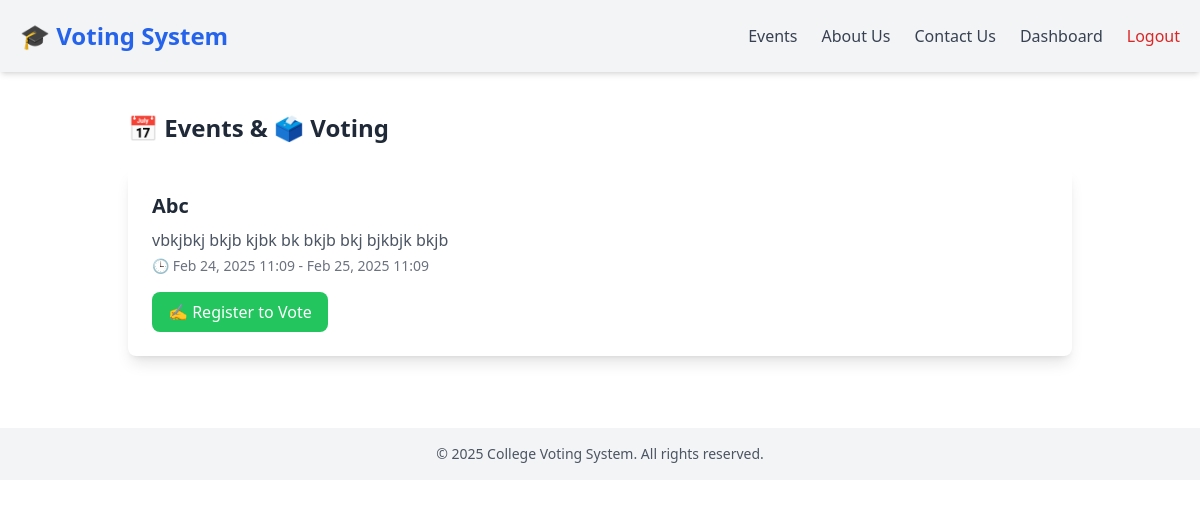
The app's page /users/dashboard/ (signed in), older data.
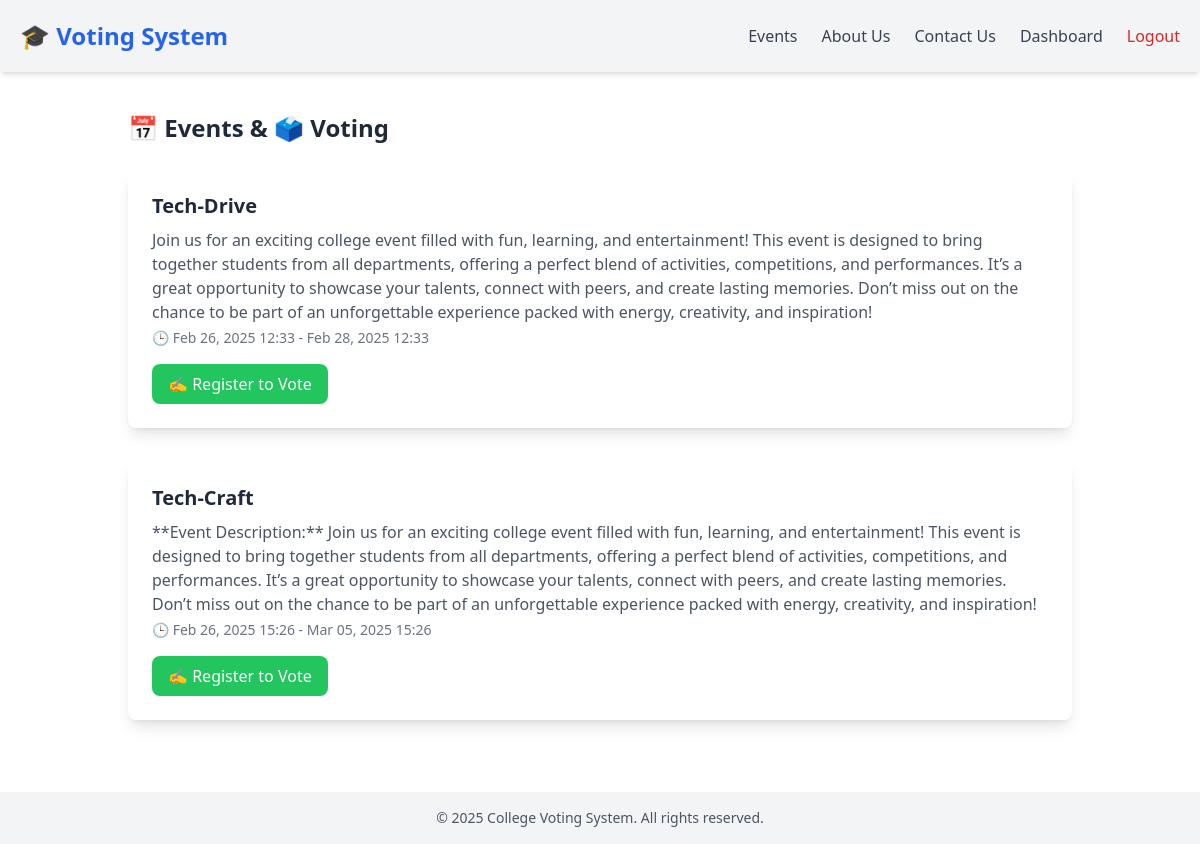
The same page, newer data.
### events/models.py (models this page shows, shortened)
class Event(models.Model):
    name = models.CharField(max_length=255)
    description = models.TextField()
    start_time = models.DateTimeField()
    end_time = models.DateTimeField()

### users/views.py (the view)
# urls.py: path('dashboard/', user_dashboard, name='dashboard'),
@login_required(login_url='login')
def user_dashboard(request):
    user = request.user
    events = Event.objects.all()  # Get all events
    user_votes = Vote.objects.filter(user=user)  # Get user votes
    voted_event_ids = user_votes.values_list('event_id', flat=True)
    context = {
        'user': user,
        'events': events,
        'voted_event_ids': voted_event_ids
    }
    return render(request, 'users/dashboard.html', context)

### users/templates/users/dashboard.html
{% extends 'base.html' %}
{% block content %}
<div class="container mx-auto p-6">
    <h2 class="text-2xl font-bold mb-6 text-gray-800 dark:text-white">📅 Events & 🗳️ Voting</h2>
    {% for event in events %}
        <div class="bg-white dark:bg-gray-800 p-6 rounded-lg shadow-lg mb-8">
            <h3 class="text-xl font-semibold mb-2">{{ event.name }}</h3>
            <p class="text-gray-600 dark:text-gray-300">{{ event.description }}</p>
            <p class="text-sm text-gray-500 mt-1">
                🕒 {{ event.start_time|date:"M d, Y H:i" }} - {{ event.end_time|date:"M d, Y H:i" }}
            </p>
            {% if event in registered_events %}
                <p class="text-green-500 mt-3 font-medium">✅ Registered</p>
                {% if event.id in voted_events %}
                    <p class="text-blue-500 mt-2">🗳️ You have already voted in this event.</p>
                {% else %}
                    <h4 class="text-lg font-semibold mt-4">Candidates:</h4>
                    <div class="grid grid-cols-1 md:grid-cols-2 lg:grid-cols-3 gap-4 mt-4">
                        {% for candidate in event.event_candidates.all %}
                            <div class="bg-gray-100 dark:bg-gray-700 p-4 rounded-lg shadow hover:shadow-lg transition">
                                <h5 class="text-lg font-semibold">{{ candidate.user.username }}</h5>
                                <p class="text-gray-600 dark:text-gray-300">{{ candidate.bio }}</p>
                                <a href="{% url 'vote_for_candidate' event.id candidate.id %}"
                                   class="block mt-3 bg-blue-500 text-white text-center py-2 rounded-lg hover:bg-blue-600 transition">
                                    🗳️ Vote
                                </a>
                            </div>
                        {% empty %}
                            <p class="text-gray-500">No candidates available for this event.</p>
                        {% endfor %}
                    </div>
                {% endif %}
            {% else %}
                <a href="{% url 'register_for_event' event.id %}"
                   class="mt-4 inline-block bg-green-500 text-white px-4 py-2 rounded-lg hover:bg-green-600 transition">
                    ✍️ Register to Vote
                </a>
            {% endif %}
        </div>
    {% empty %}
        <p class="text-gray-500 text-center">No events available at the moment.</p>
    {% endfor %}
</div>
{% endblock %}

Row changes from the older to the newer data that the page shows:
removed Event: name "Abc", description "vbkjbkj bkjb kjbk bk bkjb bkj bjkbjk bkjb", start_time "Feb 24, 2025 11:09", end_time "Feb 25, 2025 11:09"
added Event: name "Tech-Drive", description "Join us for an exciting college event filled with fun, learning, and entertainment! This event is designed to bring together students from all departments, offering a perfect blend of activities, competitions, and performances. It’s a great opportunity to showcase your talents, connect with peers, and create lasting memories. Don’t miss out on the chance to be part of an unforgettable experience packed with energy, creativity, and inspiration!", start_time "Feb 26, 2025 12:33", end_time "Feb 28, 2025 12:33"
added Event: name "Tech-Craft", description "**Event Description:** Join us for an exciting college event filled with fun, learning, and entertainment! This event is designed to bring together students from all departments, offering a perfect blend of activities, competitions, and performances. It’s a great opportunity to showcase your talents, connect with peers, and create lasting memories. Don’t miss out on the chance to be part of an unforgettable experience packed with energy, creativity, and inspiration!", start_time "Feb 26, 2025 15:26", end_time "Mar 05, 2025 15:26"
